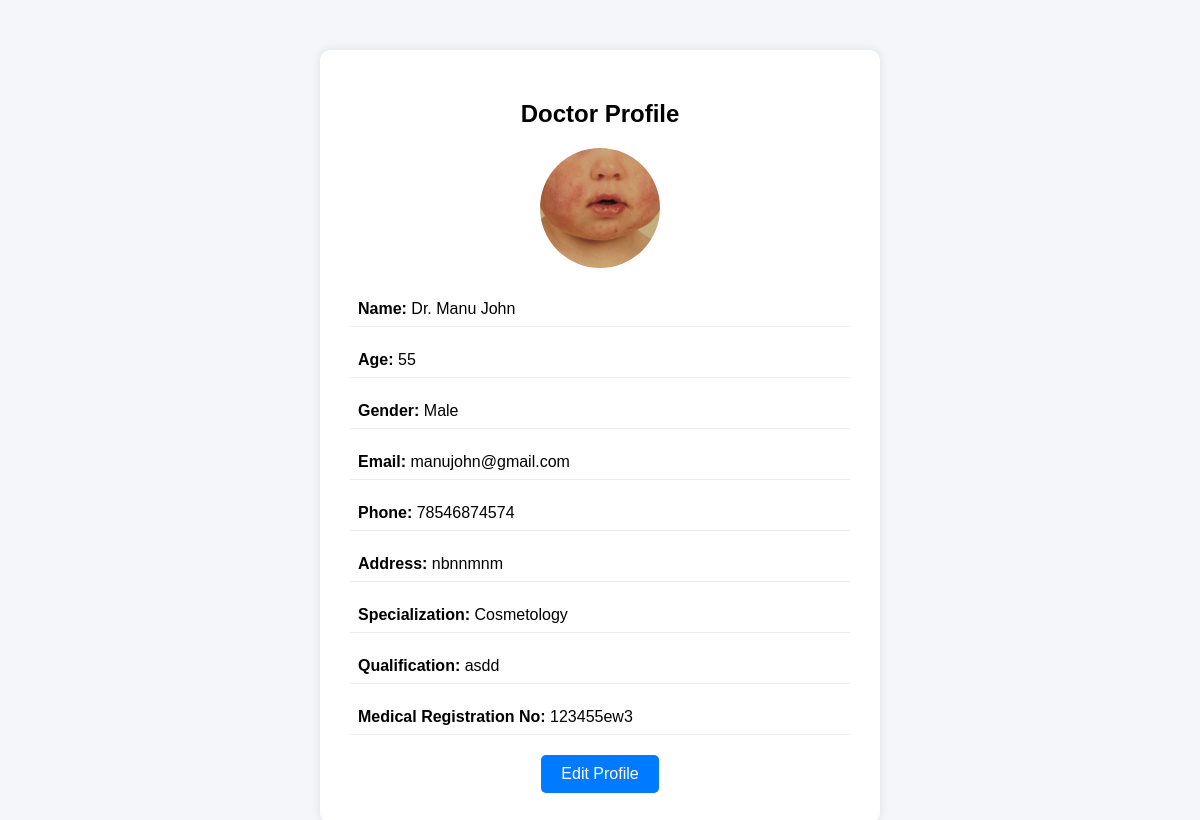
Page /doctor_profile/ (signed in) on the committed database.
### clinicadmin/models.py (models this page shows)
class tbl_doctor(models.Model):
    name=models.CharField(max_length=20)
    age=models.IntegerField()
    gender=models.CharField(max_length=10)
    profile_picture=models.ImageField(upload_to='doctor_profiles/', blank=True, null=True)
    email=models.EmailField(max_length=128,unique=True)
    phone_number=models.CharField(max_length=20)
    address=models.TextField()
    identification=models.ImageField(upload_to='doctor_id_proofs/', blank=True, null=True)
    specialization=models.CharField(max_length=30)
    qualification = models.CharField(max_length=50, blank=True, null=True)
    medical_registration_number=models.CharField(max_length=20,unique=True)
    password=models.CharField(max_length=128,blank=True)

### doctor/views.py (the view)
# urls.py: path('doctor_profile/',views.doctor_profile,name='doctor_profile'),
def doctor_profile(request):
    doctor_id = request.session.get('did')
    if not doctor_id:
        return redirect('login')
    doctor = get_object_or_404(tbl_doctor, id=doctor_id)
    return render(request, 'doctor/doctor_profile.html', {'doctor': doctor})

### doctor/Templates/doctor/doctor_profile.html (shortened to what this page needs)
<!DOCTYPE html>
<html>
<head>
</head>
<body>
<div class="profile-container">
    <h2>Doctor Profile</h2>
    <div class="profile-img">
        {% if doctor.identification %}
            <img src="{{ doctor.identification.url }}" width="200">
        {% else %}
            <p>No ID proof uploaded</p>
        {% endif %}
    </div>
    <div class="info">
        <p><span class="label">Name:</span> {{ doctor.name }}</p>
        <p><span class="label">Age:</span> {{ doctor.age }}</p>
        <p><span class="label">Gender:</span> {{ doctor.gender }}</p>
        <p><span class="label">Email:</span> {{ doctor.email }}</p>
        <p><span class="label">Phone:</span> {{ doctor.phone_number }}</p>
        <p><span class="label">Address:</span> {{ doctor.address }}</p>
        <p><span class="label">Specialization:</span> {{ doctor.specialization }}</p>
        <p><span class="label">Qualification:</span> {{ doctor.qualification }}</p>
        <p><span class="label">Medical Registration No:</span> {{ doctor.medical_registration_number }}</p>
    </div>
        <div style="text-align:center; margin-top:20px;">
            <a href="{% url 'webdoctor:doctor_editprofile' %}" class="edit-btn">Edit Profile</a>
        </div>
    </div>
</body>
</html>

### doctor/Templates/doctor/doctor_profile.html (style rules this page uses)
body { font-family: Arial, sans-serif; background:#f4f6f9; }
.profile-container { width:500px; margin:auto; margin-top:50px; background:white; padding:30px; border-radius:10px; box-shadow:0 0 10px rgba(0,0,0,0.1); }
h2 { text-align:center; margin-bottom:20px; }
.profile-img { text-align:center; margin-bottom:20px; }
.profile-img img { width:120px; height:120px; border-radius:50%; object-fit:cover; }
.info { margin-top:10px; }
.info p { padding:8px; border-bottom:1px solid #eee; }
.label { font-weight:bold; }
.edit-btn { display:inline-block; padding:10px 20px; background:#007bff; color:white; text-decoration:none; border-radius:5px; transition:0.3s; }

### rows in the picture
tbl_doctor: identification (picture), name "Dr. Manu John", age "55", gender "Male", email "manujohn@gmail.com", phone_number "78546874574", address "nbnnmnm", specialization "Cosmetology", qualification "asdd", medical_registration_number "123455ew3"
